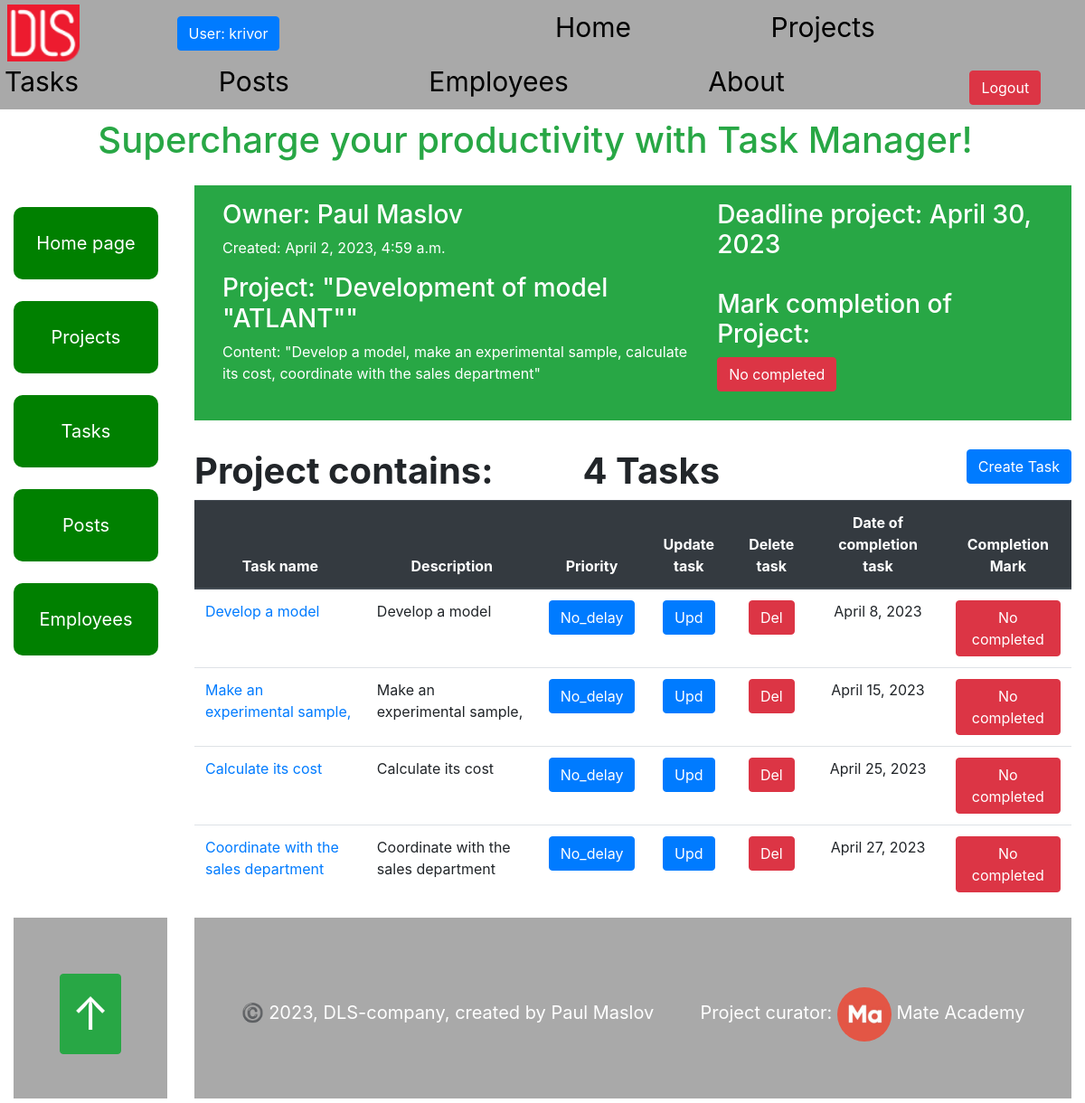
Page /projects/1/ (signed in) on the earlier database version.
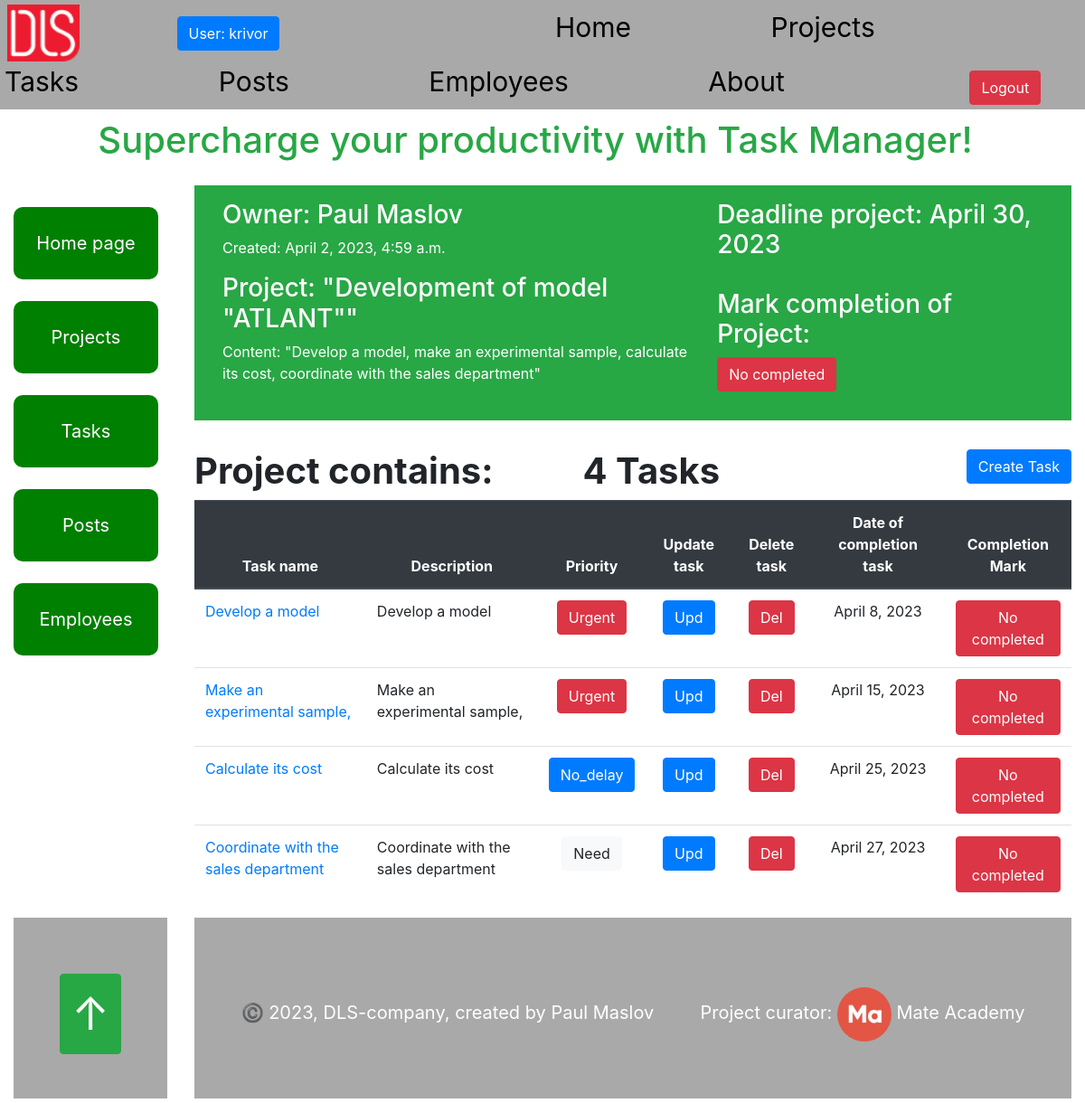
Same page on the later database version.
### task_manager/models.py (models this page shows, shortened)
class Task(models.Model):
    PRIORITY_CHOICES = (
        ("A", "Urgent"),
        ("B", "No_delay"),
        ("C", "Need"),
    )
    name = models.CharField(max_length=255)
    description = models.TextField(null=True, blank=True)
    created_time = models.DateTimeField(auto_now_add=True)
    deadline = models.DateField(null=True, blank=True)
    is_completed = models.BooleanField()
    priority = models.CharField(
        max_length=1,
        choices=PRIORITY_CHOICES,
        default="B"
    )
    project = models.ForeignKey(Project, on_delete=models.CASCADE, related_name="task")
    assignees = models.ManyToManyField(Employee, related_name="task")
    class Meta:
        ordering = ["deadline", "priority"]

### task_manager/views.py (the view)
class ProjectDetailView(LoginRequiredMixin, generic.DetailView):
    context_object_name = "project_detail"
    model = Project
    queryset = Project.objects.select_related(
        "owner"
    ).prefetch_related(
        "task"
    )

### templates/task_manager/project_detail.html
{% extends "base.html" %}
{% load crispy_forms_filters %}
{% block content %}
  <section class="p-3 mb-2 bg-success text-white">
    <div class="container-fluid">
      <div class="row">
        <div class="col-sm-7">
           <h3 class="project__part">
             Owner: {{ project_detail.owner.first_name }}
             {{ project_detail.owner.last_name }}
           </h3>
           <p>
             Created: {{ project_detail.created_time }}
           </p>
           <h3>Project: "{{ project_detail.name }}"</h3>
           <p>
             Content: "{{ project_detail.description }}"
           </p>
        </div>
        <div class="col-sm-5">
          <h3 class="project__part">
            Deadline project: {{ project_detail.deadline }}
          </h3>
          <br><br>
          <h3>
            Mark completion of Project:
          </h3>
          {% if project_detail.is_completed %}
            <p class="text-center btn btn-secondary">Completed</p>
            {% else %}
            <p class="text-center btn btn-danger">No completed</p>
          {% endif %}
        </div>
      </div>
    </div>
  </section>
  <br>
  <section>
    <h1 class="text-left">
      <strong>Project contains: &emsp;&emsp; {{ project_detail.task.all.count }} Tasks</strong>
    <a
      class="btn btn-primary"
      style="float: right"
      href="{% url 'task_manager:task-create' %}">
      Create Task
    </a>
    </h1>
    <table class="table">
      <thead class="thead-dark">
        <tr class="text-center">
          <th scope="col">Task name</th>
          <th scope="col">Description</th>
          <th scope="col">Priority</th>
          <th scope="col">Update task</th>
          <th scope="col">Delete task</th>
          <th scope="col">Date of completion task</th>
          <th scope="col">Completion Mark</th>
        </tr>
      </thead>
      <tbody>
        {% for task in project_detail.task.all %}
          <tr>
            <td><a href="{% url 'task_manager:task-detail' pk=task.id %}">{{ task.name }}</a></td>
            <td>{{ task.description }}</td>
            <td class="text-center">
              {% if task.priority == "A"  %}
                <span class="btn btn-danger">{{ task.get_priority_display }}</span>
                {% elif task.priority == "B" %}
                <span class="btn btn-primary">{{ task.get_priority_display }}</span>
                {% else %}
                <span class="btn btn-light">{{ task.get_priority_display }}</span>
              {% endif %}
            </td>
            <td class="text-center">
              <a
                class="btn btn-primary"
                href="{% url 'task_manager:task-update' pk=task.id %}">
                Upd
              </a>
            </td>
            <td class="text-center">
              <a
                class="btn btn-danger"
                href="{% url 'task_manager:task-delete' pk=task.id %}">
                Del
              </a>
            </td>
            <td class="text-center">{{ task.deadline }}</td>
            <td class="text-center">
              {% if task.is_completed %}
                <a
                  class="btn btn-success"
                  href="{% url 'task_manager:task-detail' pk=task.id %}">
                  Completed
                </a>
              {% else %}
                <a
                  class="btn btn-danger"
                  href="{% url 'task_manager:task-detail' pk=task.id %}">
                  No completed
                </a>
              {% endif %}
            </td>
          </tr>
        {% endfor %}
      </tbody>
    </table>
  </section>
{% endblock %}

Differences in the rows shown:
changed Task "Develop a model": priority "No_delay" → "Urgent"
changed Task "Make an experimental sample,": priority "No_delay" → "Urgent"
changed Task "Coordinate with the sales department": priority "No_delay" → "Need"
